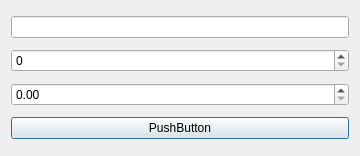
<?xml version="1.0" encoding="UTF-8"?>
<ui version="4.0">
 <class>FenetreModifier</class>
 <widget class="QDialog" name="FenetreModifier">
  <property name="geometry">
   <rect>
    <x>0</x>
    <y>0</y>
    <width>360</width>
    <height>156</height>
   </rect>
  </property>
  <property name="windowTitle">
   <string>Dialog</string>
  </property>
  <layout class="QVBoxLayout" name="verticalLayout">
   <item>
    <widget class="QLineEdit" name="lineEdit"/>
   </item>
   <item>
    <widget class="QSpinBox" name="spinBox"/>
   </item>
   <item>
    <widget class="QDoubleSpinBox" name="doubleSpinBox"/>
   </item>
   <item>
    <widget class="QPushButton" name="pushButton">
     <property name="text">
      <string>PushButton</string>
     </property>
    </widget>
   </item>
  </layout>
 </widget>
 <resources/>
 <connections/>
</ui>
